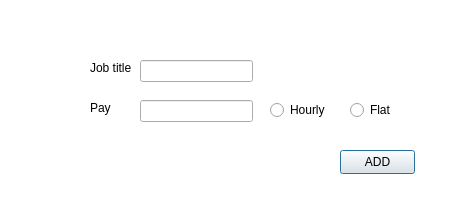
<?xml version="1.0" encoding="UTF-8"?>
<ui version="4.0">
 <class>JobAdd</class>
 <widget class="QDialog" name="JobAdd">
  <property name="geometry">
   <rect>
    <x>0</x>
    <y>0</y>
    <width>455</width>
    <height>200</height>
   </rect>
  </property>
  <property name="windowTitle">
   <string>Dialog</string>
  </property>
  <widget class="QPushButton" name="pushButton">
   <property name="geometry">
    <rect>
     <x>340</x>
     <y>150</y>
     <width>75</width>
     <height>24</height>
    </rect>
   </property>
   <property name="text">
    <string>ADD</string>
   </property>
  </widget>
  <widget class="QLabel" name="label">
   <property name="geometry">
    <rect>
     <x>90</x>
     <y>60</y>
     <width>49</width>
     <height>16</height>
    </rect>
   </property>
   <property name="text">
    <string>Job title</string>
   </property>
  </widget>
  <widget class="QLabel" name="label_2">
   <property name="geometry">
    <rect>
     <x>90</x>
     <y>100</y>
     <width>49</width>
     <height>16</height>
    </rect>
   </property>
   <property name="text">
    <string>Pay</string>
   </property>
  </widget>
  <widget class="QLineEdit" name="lineEdit">
   <property name="geometry">
    <rect>
     <x>140</x>
     <y>60</y>
     <width>113</width>
     <height>22</height>
    </rect>
   </property>
  </widget>
  <widget class="QLineEdit" name="lineEdit_2">
   <property name="geometry">
    <rect>
     <x>140</x>
     <y>100</y>
     <width>113</width>
     <height>22</height>
    </rect>
   </property>
  </widget>
  <widget class="QRadioButton" name="radioButton">
   <property name="geometry">
    <rect>
     <x>270</x>
     <y>100</y>
     <width>89</width>
     <height>20</height>
    </rect>
   </property>
   <property name="text">
    <string>Hourly</string>
   </property>
  </widget>
  <widget class="QRadioButton" name="radioButton_2">
   <property name="geometry">
    <rect>
     <x>350</x>
     <y>100</y>
     <width>89</width>
     <height>20</height>
    </rect>
   </property>
   <property name="text">
    <string>Flat</string>
   </property>
  </widget>
  <widget class="QGraphicsView" name="graphicsView">
   <property name="geometry">
    <rect>
     <x>-5</x>
     <y>-9</y>
     <width>471</width>
     <height>321</height>
    </rect>
   </property>
  </widget>
  <zorder>graphicsView</zorder>
  <zorder>pushButton</zorder>
  <zorder>label</zorder>
  <zorder>label_2</zorder>
  <zorder>lineEdit</zorder>
  <zorder>lineEdit_2</zorder>
  <zorder>radioButton</zorder>
  <zorder>radioButton_2</zorder>
 </widget>
 <resources/>
 <connections/>
</ui>
